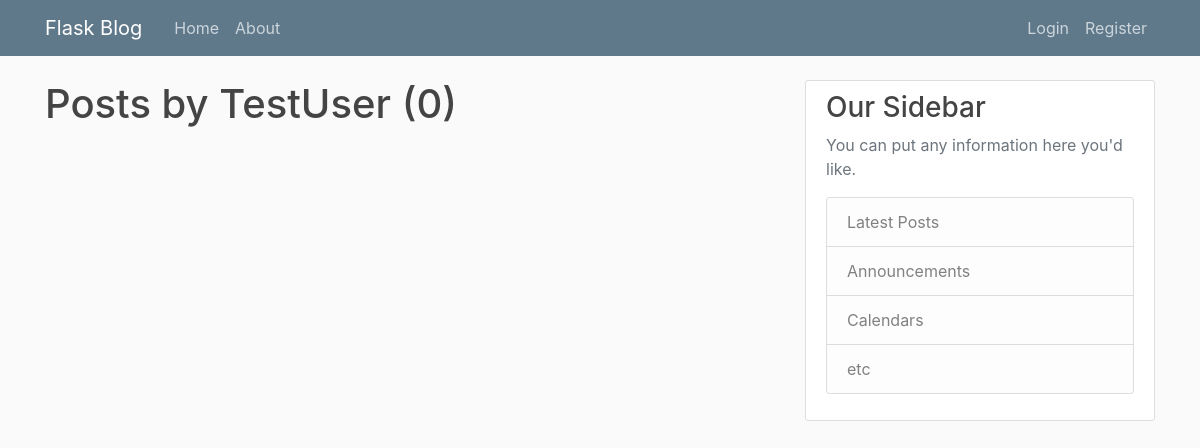
Page /user/TestUser on the earlier database version.
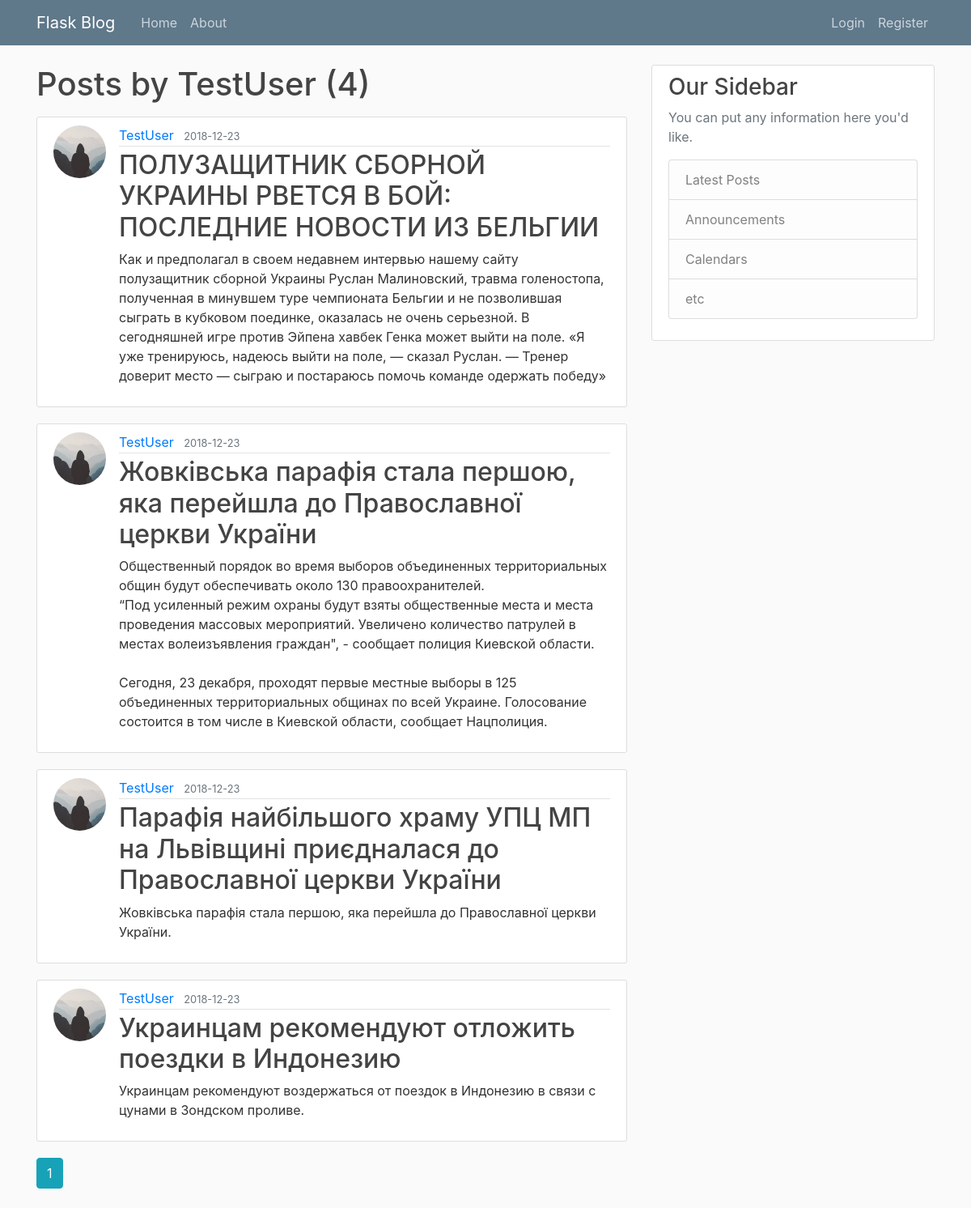
Same page on the later database version.
### flaskblog/models.py (models this page shows, shortened)
class User(db.Model, UserMixin):
    id = db.Column(db.Integer, primary_key=True)
    username = db.Column(db.String(20), unique=True, nullable=False)
    email = db.Column(db.String(120), unique=True, nullable=False)
    image_file = db.Column(db.String(20), nullable=False, default='default.jpg')
    password = db.Column(db.String(60), nullable=False)
    posts = db.relationship('Post', backref='author', lazy=True)

class Post(db.Model):
    id = db.Column(db.Integer, primary_key=True)
    title = db.Column(db.String(100), nullable=False)
    date_posted = db.Column(db.DateTime, nullable=False, default=datetime.utcnow)
    content = db.Column(db.Text, nullable=False)
    user_id = db.Column(db.Integer, db.ForeignKey('user.id'), nullable=False)

### flaskblog/routes.py (the view)
@app.route("/user/<string:username>")
def user_posts(username):
    page = request.args.get('page', 1, type=int)
    user = User.query.filter_by(username=username).first_or_404()
    posts = Post.query.filter_by(author=user)\
        .order_by(Post.date_posted.desc())\
        .paginate(page=page, per_page=5)
    return render_template('user_posts.html', posts=posts, user=user)

### flaskblog/templates/user_posts.html
{% extends "layout.html" %}
{% block content %}
    <h1 class="mb-3">Posts by {{ user.username }} ({{ posts.total }})</h1>
    {% for post in posts.items %}
        <article class="media content-section">
          <img class="rounded-circle article-img" src="{{ url_for("static",filename="profile_pics/"+post.author.image_file) }}">
          <div class="media-body">
            <div class="article-metadata">
              <a class="mr-2" href="{{ url_for('user_posts', username=post.author.username) }}">{{ post.author.username }}</a>
              <small class="text-muted">{{ post.date_posted.strftime("%Y-%m-%d") }}</small>
            </div>
            <h2><a class="article-title" href="{{ url_for("post", post_id=post.id) }}">{{ post.title }}</a></h2>
            <p class="article-content">{{ post.content }}</p>
          </div>
        </article>
    {% endfor %}
    {% for page_num in posts.iter_pages(left_edge=1, right_edge=1, left_current=1, right_current=2) %}
        {% if page_num %}
            {% if posts.page == page_num %}
                <a class="btn btn-info mb-4" href="{{ url_for("user_posts", username=user.username, page=page_num) }}">{{ page_num }}</a>
            {% else %}
                <a class="btn btn-outline-info mb-4" href="{{ url_for("user_posts", username=user.username ,page=page_num) }}">{{ page_num }}</a>
            {% endif %}
        {% else %}
            ...
        {% endif %}
    {% endfor %}
{% endblock content %}

### flaskblog/templates/layout.html (shortened to what this page needs)
<!DOCTYPE html>
<html>
<head>
    <link rel="stylesheet" href="https://maxcdn.bootstrapcdn.com/bootstrap/4.0.0/css/bootstrap.min.css">
    <link rel="stylesheet" type="text/css" href="{{ url_for('static', filename='main.css') }}">
</head>
<body>
    <header class="site-header">
      <nav class="navbar navbar-expand-md navbar-dark bg-steel fixed-top">
        <div class="container">
          <a class="navbar-brand mr-4" href="/">Flask Blog</a>
          <div class="collapse navbar-collapse" id="navbarToggle">
            <div class="navbar-nav mr-auto">
              <a class="nav-item nav-link" href="{{ url_for('home') }}">Home</a>
              <a class="nav-item nav-link" href="{{ url_for('about') }}">About</a>
            </div>
            <div class="navbar-nav">
              {% if current_user.is_authenticated %}
                <a class="nav-item nav-link" href="{{ url_for('new_post') }}">New Post</a>
                <a class="nav-item nav-link" href="{{ url_for('account') }}">Account</a>
                <a class="nav-item nav-link" href="{{ url_for('logout') }}">Logout</a>
              {% else %}
                <a class="nav-item nav-link" href="{{ url_for('login') }}">Login</a>
                <a class="nav-item nav-link" href="{{ url_for('register') }}">Register</a>
              {% endif %}
            </div>
          </div>
        </div>
      </nav>
    </header>
    <main role="main" class="container">
      <div class="row">
        <div class="col-md-8">
          {% block content %}{% endblock %}
        </div>
        <div class="col-md-4">
          <div class="content-section">
            <h3>Our Sidebar</h3>
            <p class='text-muted'>You can put any information here you'd like.
              <ul class="list-group">
                <li class="list-group-item list-group-item-light">Latest Posts</li>
                <li class="list-group-item list-group-item-light">Announcements</li>
                <li class="list-group-item list-group-item-light">Calendars</li>
                <li class="list-group-item list-group-item-light">etc</li>
              </ul>
            </p>
          </div>
        </div>
      </div>
    </main>
</body>
</html>

### flaskblog/static/main.css (style rules this page uses)
body { background: #fafafa; color: #333333; margin-top: 5rem; }
h1, h2, h3, h4, h5, h6 { color: #444444; }
.bg-steel { background-color: #5f788a; }
.site-header .navbar-nav .nav-link { color: #cbd5db; }
.content-section { background: #ffffff; padding: 10px 20px; border: 1px solid #dddddd; border-radius: 3px; margin-bottom: 20px; }
.article-title { color: #444444; }
.article-content { white-space: pre-line; }
.article-img { height: 65px; width: 65px; margin-right: 16px; }
.article-metadata { padding-bottom: 1px; margin-bottom: 4px; border-bottom: 1px solid #e3e3e3 }

Differences in the rows shown:
added Post: image_file (placeholder picture), author.username "TestUser", date_posted "2018-12-23", title "ПОЛУЗАЩИТНИК СБОРНОЙ УКРАИНЫ РВЕТСЯ В БОЙ: ПОСЛЕДНИЕ НОВОСТИ ИЗ БЕЛЬГИИ", content "Как и предполагал в своем недавнем интервью нашему сайту полузащитник сборной Украины Руслан Малиновский, травма голеностопа, полученная в минувшем туре чемпионата Бельгии и не позволившая сыграть в кубковом поединке, оказалась не очень серьезной. В сегодняшней игре против Эйпена хавбек Генка может выйти на поле. «Я уже тренируюсь, надеюсь выйти на поле, — сказал Руслан. — Тренер доверит место — сыграю и постараюсь помочь команде одержать победу»"
added Post: image_file (placeholder picture), author.username "TestUser", date_posted "2018-12-23", title "Жовківська парафія стала першою, яка перейшла до Православної церкви України", content "Общественный порядок во время выборов объединенных территориальных общин будут обеспечивать около 130 правоохранителей. “Под усиленный режим охраны будут взяты общественные места и места проведения массовых мероприятий. Увеличено количество патрулей в местах волеизъявления граждан\", - сообщает полиция Киевской области. Сегодня, 23 декабря, проходят первые местные выборы в 125 объединенных территориальных общинах по всей Украине. Голосование состоится в том числе в Киевской области, сообщает Нацполиция."
added Post: image_file (placeholder picture), author.username "TestUser", date_posted "2018-12-23", title "Парафія найбільшого храму УПЦ МП на Львівщині приєдналася до Православної церкви України", content "Жовківська парафія стала першою, яка перейшла до Православної церкви України."
added Post: image_file (placeholder picture), author.username "TestUser", date_posted "2018-12-23", title "Украинцам рекомендуют отложить поездки в Индонезию", content "Украинцам рекомендуют воздержаться от поездок в Индонезию в связи с цунами в Зондском проливе."
Other differences:
{{ posts.total }}: "0" → "4"
new list line: "1"
